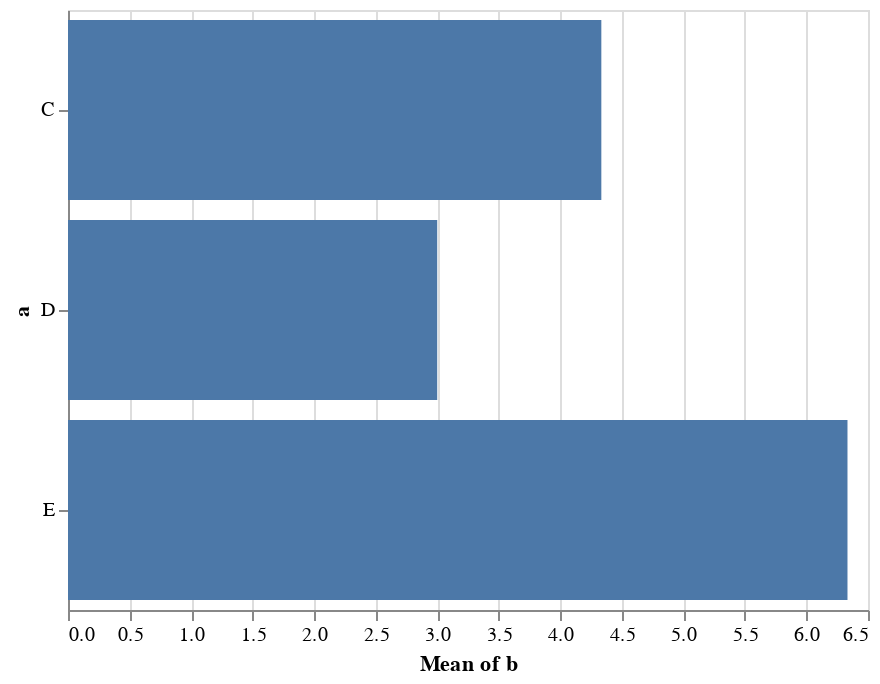

Notebook source saved alongside this figure:
### Markdown cell above
More typically, aggregated values are displayed using bar charts.
Making this change is as simple as replacing `mark_point()` with `mark_bar()`:

### Code cell
chart = alt.Chart(data).mark_bar().encode(
    y='a',
    x='mean(b)'
)
chart

### Figure 1 — Vega-Lite specification as saved in the notebook (floating-point values rounded to 4 significant figures)
{"$schema": "https://vega.github.io/schema/vega-lite/v2.6.0.json", "config": {"view": {"height": 300, "width": 400}}, "data": {"name": "data-347f1284ea3247c0f55cb966abbdd2d8"}, "datasets": {"data-347f1284ea3247c0f55cb966abbdd2d8": [{"a": "C", "b": 2}, {"a": "C", "b": 7}, {"a": "C", "b": 4}, {"a": "D", "b": 1}, {"a": "D", "b": 2}, {"a": "D", "b": 6}, {"a": "E", "b": 8}, {"a": "E", "b": 4}, {"a": "E", "b": 7}]}, "encoding": {"x": {"aggregate": "mean", "field": "b", "type": "quantitative"}, "y": {"field": "a", "type": "nominal"}}, "mark": "bar"}
